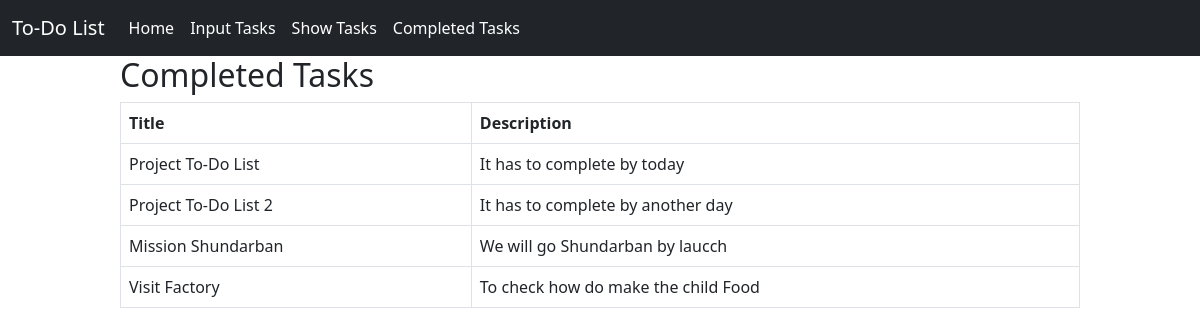
/completed_tasks/, run on the app's committed database.
### ToDo_app/models.py (models this page shows)
class TaskModel(models.Model):
    taskTitle = models.CharField(max_length=50)
    taskDescription = models.CharField(max_length=150)
    is_complete = models.BooleanField(default=False)

### ToDo_app/views.py (the view)
# urls.py: path('completed_tasks/', completed_tasks, name='completed_tasks'),
def completed_tasks(request):
    completed_tasks = TaskModel.objects.filter(is_complete=True)
    return render(request, 'completed_tasks.html', {'completed_tasks': completed_tasks})

### ToDo_app/templates/completed_tasks.html
{% extends 'base.html' %}
{% block content %}
<div style="width: 80%; margin: auto">
    {% if completed_tasks %}
    <h2>Completed Tasks</h2>
    <table class="table table-bordered">
        <thead>
            <tr>
                <th scope="col">Title</th>
                <th scope="col">Description</th>
            </tr>
        </thead>
        <tbody>
            {% for task in completed_tasks %}
            <tr>
                <td>{{ task.taskTitle }}</td>
                <td>{{ task.taskDescription }}</td>
            </tr>
            {% endfor %}
        </tbody>
    </table>
    {% else %}
    <h3>No completed tasks available</h3>
    {% endif %}
</div>
{% endblock %}

### ToDo_app/templates/base.html (shortened to what this page needs)
<!doctype html>
<html lang="en">
  <head>
    <link href="https://cdn.jsdelivr.net/npm/bootstrap@5.0.2/dist/css/bootstrap.min.css" rel="stylesheet">
  </head>
  <body>
    <nav class="navbar navbar-expand-lg bg-dark text-white">
        <div class="container-fluid">
          <a class="navbar-brand text-white" href="#">To-Do List</a>
          <div class="collapse navbar-collapse" id="navbarNavAltMarkup">
            <div class="navbar-nav">
              <a class="nav-link active text-white" aria-current="page" href="#">Home</a>
              <a class="nav-link text-white" href= {% url 'input_tasks' %} >Input Tasks</a>
              <a class="nav-link text-white" href= {% url 'show_tasks' %}>Show Tasks</a>
              <a class="nav-link text-white" href= {% url 'completed_tasks' %}>Completed Tasks</a>
            </div>
          </div>
        </div>
      </nav>
  {% block content %} {% endblock %}
</body>
</html>

### data on the page
TaskModel: taskTitle "Project To-Do List", taskDescription "It has to complete by today"
TaskModel: taskTitle "Project To-Do List 2", taskDescription "It has to complete by another day"
TaskModel: taskTitle "Mission Shundarban", taskDescription "We will go Shundarban by laucch"
TaskModel: taskTitle "Visit Factory", taskDescription "To check how do make the child Food"
